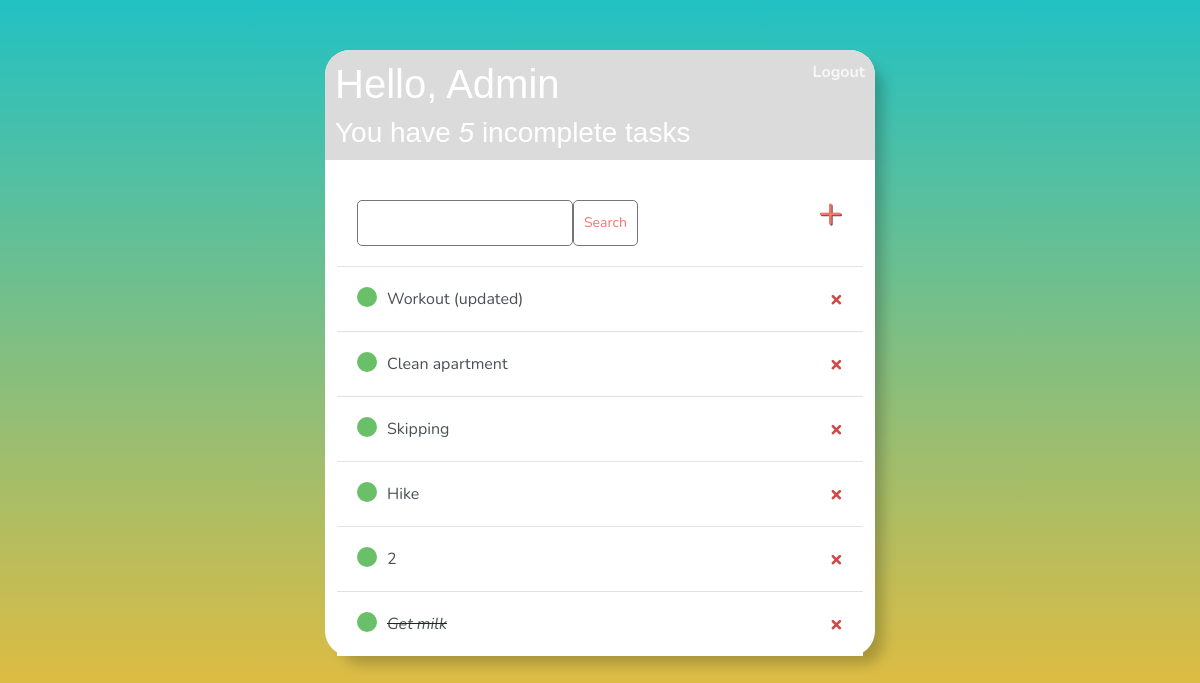
The app's page / (signed in) with its own data.
### base/models.py (models this page shows)
class Task(models.Model):
    user = models.ForeignKey(User, on_delete=models.CASCADE, null=True, blank=True)
    title = models.CharField(max_length=200)
    description = models.TextField(null=True, blank=True)
    complete = models.BooleanField(default=False)
    created = models.DateTimeField(auto_now_add=True)
    def __str__(self):
        return self.title
    class Meta:
        ordering = ['complete']

### base/views.py (the view)
# urls.py: path('', TaskList.as_view(), name='tasks'),
class TaskList(LoginRequiredMixin, ListView):
    model = Task
    context_object_name = 'tasks'
    def get_context_data(self, **kwargs):
        context = super().get_context_data(**kwargs)
        context['tasks'] = context['tasks'].filter(user=self.request.user)
        context['count'] = context['tasks'].filter(complete=False).count()
        search_input = self.request.GET.get('search-area') or ''
        if search_input:
            context['tasks'] = context['tasks'].filter(title__icontains=search_input)
        context['search_input'] = search_input
        return context

### base/templates/base/task_list.html
{% extends 'base/main.html' %}
{% load static %}
{% block content %}
<div class="header-bar">
    <div>
        <h1>Hello, {{ request.user|title }}</h1>
        <h3 style="margin:0">You have <i>{{ count }}</i> incomplete task{{ count|pluralize:"s" }}</h3>
    </div>
    {% if request.user.is_authenticated %}
    <b><a href="{% url 'logout' %}">Logout</a></b>
    {% else %}
    <a href="{% url 'login' %}">Login</a>
    {% endif %}
</div>
<div id="search-add-wrapper">
    <form method="GET" style="margin-top: 20px; display: flex;">
        <input type="text" name="search-area" value='{{search_input}}'>
        <input class="button" type="submit" value="Search">
    </form>
    <a id="add-link" href="{% url 'task-create' %}">&#x2b;</a>
</div>
<div class="task-items-wrapper">
    {% for task in tasks %}
    <div class="task-wrapper">
        {% if task.complete %}
        <div class="task-title">
            <div class="task-complete-icon"></div>
            <i><s><a href="{% url 'task-update' task.id %}">{{ task }}</a></s></i>
        </div>
        <a class="delete-link" href="{% url 'task-delete' task.id %}">&#215;</a>
        {% else %}
        <div class="task-title">
            <div class="task-complete-icon"></div>
            <a href="{% url 'task-update' task.id %}">{{ task }}</a>
        </div>
        <a class="delete-link" href="{% url 'task-delete' task.id %}">&#215;</a>
        {% endif %}
    </div>
    {% empty %}
    <h3>No items in list</h3>
    {% endfor %}
</div>
{% endblock content %}

### base/static/base/style.css (style rules this page uses)
body { background: linear-gradient(#22c1c3, #fdbb2d); background-repeat: no-repeat; background-attachment: fixed; font-family: 'Nunito', sans-serif; padding-top: 50px; }
h1, h2, h3, h4, h5, h6 { font-family: 'Raleway', sans-serif; }
a, p { color: #4b5156; }
.header-bar { width: 550px; position: relative; margin-left: -12px; display: flex; justify-content: space-between; color: #fff; padding: 10px; border-radius: 25px 25px 0 0; background-color: #DBDBDB; }
.header-bar a { color: rgb(247, 247, 247); text-decoration: none; }
.task-wrapper { display: flex; align-items: center; justify-content: space-between; padding: 20px; background-color: #fff; border-top: 1px solid rgb(226, 226, 226); }
.task-title { display: flex; }
.task-title a { text-decoration: none; color: #4b5156; margin-left: 10px; }
.task-complete-icon { height: 20px; width: 20px; background-color: rgb(105, 192, 105); border-radius: 50%; }
.delete-link { text-decoration: none; font-weight: 900; color: #cf4949; font-size: 22px; line-height: 0; }
#search-add-wrapper { display: flex; justify-content: space-between; align-items: center; padding: 20px; }
#add-link { color: #EB796F; text-decoration: none; font-size: 42px; text-shadow: 1px 1px #81413b; }
input[type=text], input[type=password], textarea { border: 1px solid #757575; border-radius: 5px; padding: 10px; width: 90%; }
::placeholder { font-weight: 300; opacity: 0.5; }
.button { border: 1px solid #757575; background-color: #FFF; color: #EB796F; padding: 10px; font-size: 14px; border-radius: 5px; cursor: pointer; text-decoration: none; }

### records on screen
Task: title "Workout (updated)"
Task: title "Clean apartment"
Task: title "Skipping"
Task: title "Hike"
Task: title "2"
Task: title "Get milk"

### other values on screen
{{ request.user|title }} "Admin"
{{ count }} "5"
